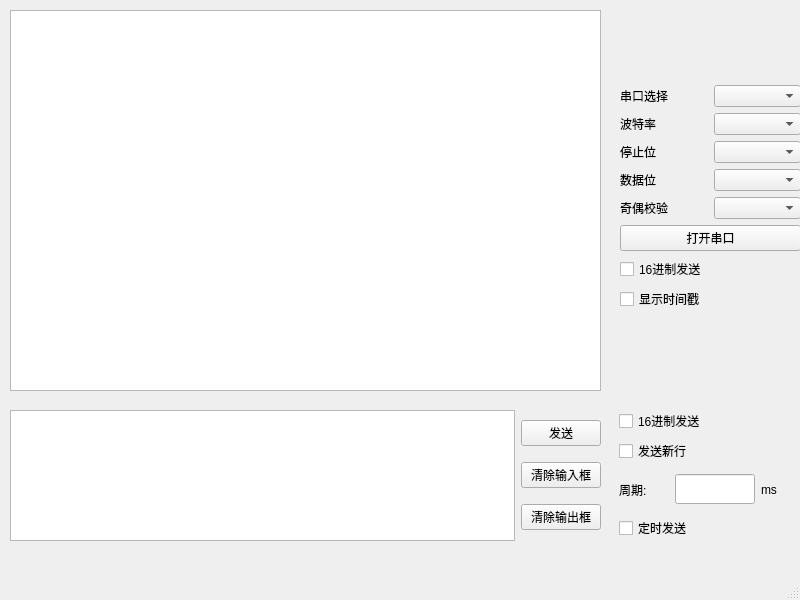
<?xml version="1.0" encoding="UTF-8"?>
<ui version="4.0">
 <class>MainWindow</class>
 <widget class="QMainWindow" name="MainWindow">
  <property name="geometry">
   <rect>
    <x>0</x>
    <y>0</y>
    <width>800</width>
    <height>600</height>
   </rect>
  </property>
  <property name="windowTitle">
   <string>MainWindow</string>
  </property>
  <widget class="QWidget" name="centralwidget">
   <widget class="QWidget" name="verticalLayoutWidget_2">
    <property name="geometry">
     <rect>
      <x>10</x>
      <y>10</y>
      <width>591</width>
      <height>381</height>
     </rect>
    </property>
    <layout class="QVBoxLayout" name="verticalLayout_2">
     <item>
      <widget class="QTextEdit" name="textEdit_recived"/>
     </item>
    </layout>
   </widget>
   <widget class="QWidget" name="verticalLayoutWidget_4">
    <property name="geometry">
     <rect>
      <x>620</x>
      <y>8</y>
      <width>181</width>
      <height>381</height>
     </rect>
    </property>
    <layout class="QVBoxLayout" name="verticalLayout_4">
     <item>
      <layout class="QVBoxLayout" name="verticalLayout">
       <item>
        <layout class="QVBoxLayout" name="verticalLayout_3">
         <item>
          <layout class="QHBoxLayout" name="horizontalLayout_5">
           <item>
            <widget class="QLabel" name="label_4">
             <property name="text">
              <string>串口选择</string>
             </property>
            </widget>
           </item>
           <item>
            <widget class="QComboBox" name="comboBox_serial"/>
           </item>
          </layout>
         </item>
         <item>
          <layout class="QHBoxLayout" name="horizontalLayout_4">
           <item>
            <widget class="QLabel" name="label_5">
             <property name="text">
              <string>波特率</string>
             </property>
            </widget>
           </item>
           <item>
            <widget class="QComboBox" name="comboBox_baud"/>
           </item>
          </layout>
         </item>
         <item>
          <layout class="QHBoxLayout" name="horizontalLayout_3">
           <item>
            <widget class="QLabel" name="label">
             <property name="text">
              <string>停止位</string>
             </property>
            </widget>
           </item>
           <item>
            <widget class="QComboBox" name="comboBox_stopBits"/>
           </item>
          </layout>
         </item>
         <item>
          <layout class="QHBoxLayout" name="horizontalLayout_2">
           <item>
            <widget class="QLabel" name="label_2">
             <property name="text">
              <string>数据位</string>
             </property>
            </widget>
           </item>
           <item>
            <widget class="QComboBox" name="comboBox_dataBits"/>
           </item>
          </layout>
         </item>
         <item>
          <layout class="QHBoxLayout" name="horizontalLayout">
           <item>
            <widget class="QLabel" name="label_3">
             <property name="text">
              <string>奇偶校验</string>
             </property>
            </widget>
           </item>
           <item>
            <widget class="QComboBox" name="comboBox_parityCheck"/>
           </item>
          </layout>
         </item>
        </layout>
       </item>
       <item>
        <widget class="QPushButton" name="pushButton_openSerial">
         <property name="text">
          <string>打开串口</string>
         </property>
        </widget>
       </item>
       <item>
        <widget class="QCheckBox" name="checkBox_hexdisplay">
         <property name="text">
          <string>16进制发送</string>
         </property>
        </widget>
       </item>
       <item>
        <widget class="QCheckBox" name="checkBox_time">
         <property name="text">
          <string>显示时间戳</string>
         </property>
        </widget>
       </item>
      </layout>
     </item>
    </layout>
   </widget>
   <widget class="QWidget" name="horizontalLayoutWidget_6">
    <property name="geometry">
     <rect>
      <x>10</x>
      <y>410</y>
      <width>591</width>
      <height>131</height>
     </rect>
    </property>
    <layout class="QHBoxLayout" name="horizontalLayout_6">
     <item>
      <widget class="QTextEdit" name="textEdit_send"/>
     </item>
     <item>
      <layout class="QVBoxLayout" name="verticalLayout_5">
       <item>
        <widget class="QPushButton" name="pushButton_send">
         <property name="text">
          <string>发送</string>
         </property>
        </widget>
       </item>
       <item>
        <widget class="QPushButton" name="pushButton_clearSend">
         <property name="text">
          <string>清除输入框</string>
         </property>
        </widget>
       </item>
       <item>
        <widget class="QPushButton" name="pushButton_clearRecived">
         <property name="text">
          <string>清除输出框</string>
         </property>
        </widget>
       </item>
      </layout>
     </item>
    </layout>
   </widget>
   <widget class="QWidget" name="verticalLayoutWidget_6">
    <property name="geometry">
     <rect>
      <x>619</x>
      <y>409</y>
      <width>245</width>
      <height>131</height>
     </rect>
    </property>
    <layout class="QVBoxLayout" name="verticalLayout_6">
     <item>
      <widget class="QCheckBox" name="checkBox_hexsend">
       <property name="text">
        <string>16进制发送</string>
       </property>
      </widget>
     </item>
     <item>
      <widget class="QCheckBox" name="checkBox_sendln">
       <property name="text">
        <string>发送新行</string>
       </property>
      </widget>
     </item>
     <item>
      <layout class="QVBoxLayout" name="verticalLayout_7">
       <item>
        <layout class="QHBoxLayout" name="horizontalLayout_7">
         <item>
          <widget class="QLabel" name="label_6">
           <property name="maximumSize">
            <size>
             <width>50</width>
             <height>100</height>
            </size>
           </property>
           <property name="text">
            <string>周期:</string>
           </property>
          </widget>
         </item>
         <item>
          <widget class="QLineEdit" name="lineEdit">
           <property name="sizePolicy">
            <sizepolicy hsizetype="Minimum" vsizetype="Minimum">
             <horstretch>0</horstretch>
             <verstretch>0</verstretch>
            </sizepolicy>
           </property>
           <property name="maximumSize">
            <size>
             <width>80</width>
             <height>30</height>
            </size>
           </property>
           <property name="maxLength">
            <number>1000</number>
           </property>
          </widget>
         </item>
         <item>
          <widget class="QLabel" name="label_7">
           <property name="text">
            <string>ms</string>
           </property>
          </widget>
         </item>
        </layout>
       </item>
       <item>
        <widget class="QCheckBox" name="checkBox_timing">
         <property name="sizePolicy">
          <sizepolicy hsizetype="Minimum" vsizetype="Fixed">
           <horstretch>10</horstretch>
           <verstretch>0</verstretch>
          </sizepolicy>
         </property>
         <property name="text">
          <string>定时发送</string>
         </property>
        </widget>
       </item>
      </layout>
     </item>
    </layout>
   </widget>
  </widget>
  <widget class="QMenuBar" name="menubar">
   <property name="geometry">
    <rect>
     <x>0</x>
     <y>0</y>
     <width>800</width>
     <height>26</height>
    </rect>
   </property>
  </widget>
  <widget class="QStatusBar" name="statusbar"/>
 </widget>
 <resources/>
 <connections/>
</ui>
